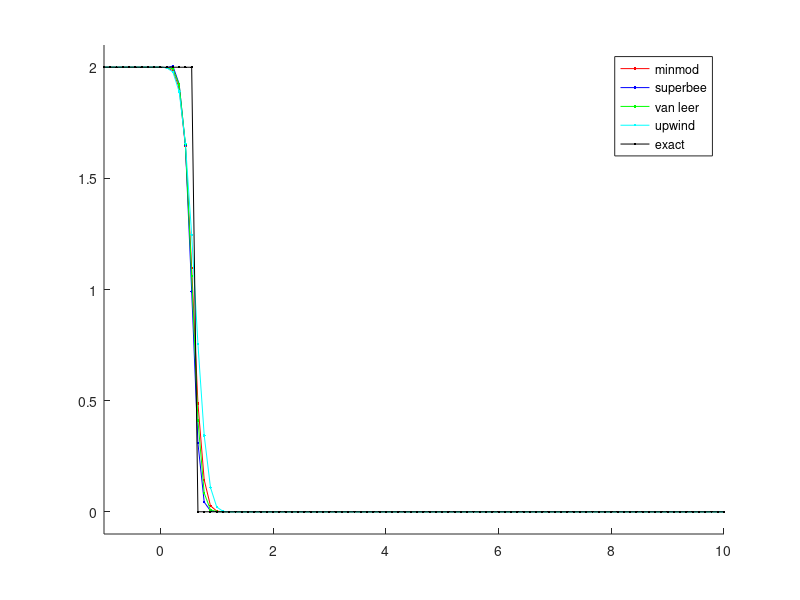
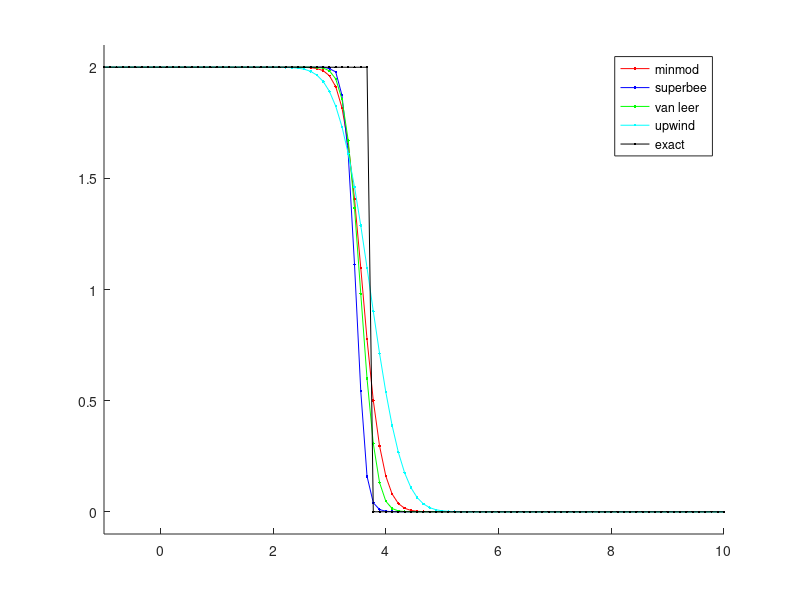
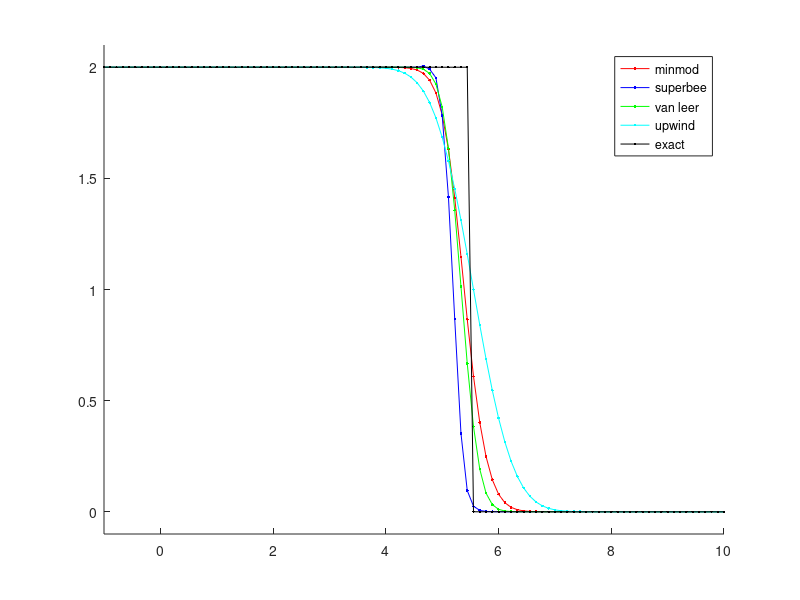

These charts were generated, in order, by the following MATLAB code:
% Problem 4
% Marty Fuhry
% 3/17/2011
% Compiled and ran using GNU Octave, version 3.2.4 configured for "x86_64-pc-linux-gnu".

%%%%%%%%%%%%%%%%%%%%%%%%%%%%%%%%%%%%%%%%%%%%%%%%%%%%%%%%%%%%%%%%%%%%%%%%%%%%%%%%
% Write a finite volume code for linear advection with constant a=1            %
%  u_t + a u_x = 0                                                             %
% and compare the performance of upwinding and Lax-Wendroff                    %
%  F = au_j-1^n + a/2 (1-mu)(u_j^n - u_j-1^n)                                  %
% using flux limiters minmod                                                   %
%  max(0, min(1, r))                                                           %
% superbee                                                                     %
%  max(0, min(1, 2r), min(2, r))                                               %
% and Van Leer                                                                 %
%  (r + abs(r))/(1 + abs(r))                                                   %
% How do these compare (see paper)?                                            %
%%%%%%%%%%%%%%%%%%%%%%%%%%%%%%%%%%%%%%%%%%%%%%%%%%%%%%%%%%%%%%%%%%%%%%%%%%%%%%%%

% Octave is dumb; tell it this is not a function file
1;

function [C] = minmod(r)
    m = size(r)(1);
    C = zeros(m,1);
    for k = 1:m
        C(k) = max(0, min(1,r(k)));
    endfor
endfunction

function [C] = superbee(r)
    m = size(r)(1);
    C = zeros(m,1);
    for k = 1:m
        C(k) = max([0, min(1,2*r(k)), min(2,r(k))]);
    endfor
endfunction

function [C] = vanleer(r)
    C = (r + abs(r))./(1 + abs(r));
endfunction

% set up some PDE variables
m = 100;
a = -1;
b = 10;

% discretize the grid
dx = (b - a) / (m - 1);
x = [a:dx:b]';
dt = 0.5*dx;
timesteps = (b-a)/dt; 
mu = dt/dx;

% initial conditions
u = zeros(m,1);
u_l = 2;
u_r = 0;
for j = 1:m
    if x(j) <= 0
        u(j) = u_l;
    else
        u(j) = u_r;
    endif
endfor

% set each seperate methods initial conditions
uminmod   = u;
usuperbee = u;
uvanleer  = u;
uupwind   = u;
uexact    = u;

% set left flux matrices
A_left = diag(ones(m,1)) - diag(ones(m-1,1),-1);
A_left(1,1) = 0;
B_left = diag(ones(m-1,1), -1);
B_left(1,1) = 1;

% set right flux matrices
A_right = diag(ones(m-1,1),1) - diag(ones(m,1));
A_right(m,m) = 0;
B_right = diag(ones(m,1));

A = diag(ones(m-1,1),-1) - diag(ones(m-2,1),-2);
B = diag(ones(m,1)) - diag(ones(m-1,1),-1);

% start the FV method
for t = 1:timesteps
    %%%%%%%%%%%%%%%%%%%%%%%%%%%%%%%%%%%%%%%%%%%%%%
    % minmod                                     %
    %%%%%%%%%%%%%%%%%%%%%%%%%%%%%%%%%%%%%%%%%%%%%%
        %%%%%%%%%%%%%%%%%%%%%%%
        % get ratios          %
        %%%%%%%%%%%%%%%%%%%%%%%
        r1 = A*uminmod;
        r2 = B*uminmod;
        r2(r2 == 0) = 1e-10;
        r = r1./r2;

        %%%%%%%%%%%%%%%%%%%%%%%
        % flux calculation    %
        %%%%%%%%%%%%%%%%%%%%%%%
        Fl_low  = B_left*uminmod;
        Fl_high = B_left*uminmod + 0.5*(1 - mu)*A_left*uminmod;

        Fr_low  = B_right*uminmod;
        Fr_high = B_right*uminmod + 0.5*(1 - mu)*A_right*uminmod;

        %%%%%%%%%%%%%%%%%%%%%%%
        % update u            %
        %%%%%%%%%%%%%%%%%%%%%%%
        C = minmod(r);
        F_left  = Fl_low + C.*(Fl_high - Fl_low);
        F_right = Fr_low + C.*(Fr_high - Fr_low);
        F = F_right - F_left;
        uminmod = uminmod - mu*F;

    %%%%%%%%%%%%%%%%%%%%%%%%%%%%%%%%%%%%%%%%%%%%%%
    % superbee                                   %
    %%%%%%%%%%%%%%%%%%%%%%%%%%%%%%%%%%%%%%%%%%%%%%
        %%%%%%%%%%%%%%%%%%%%%%%
        % get ratios          %
        %%%%%%%%%%%%%%%%%%%%%%%
        r1 = A*usuperbee;
        r2 = B*usuperbee;
        r2(r2 == 0) = 1e-10;
        r = r1./r2;

        %%%%%%%%%%%%%%%%%%%%%%%
        % flux calculation    %
        %%%%%%%%%%%%%%%%%%%%%%%
        Fl_low  = B_left*usuperbee;
        Fl_high = B_left*usuperbee + 0.5*(1 - mu)*A_left*usuperbee;

        Fr_low  = B_right*usuperbee;
        Fr_high = B_right*usuperbee + 0.5*(1 - mu)*A_right*usuperbee;

        %%%%%%%%%%%%%%%%%%%%%%%
        % update u            %
        %%%%%%%%%%%%%%%%%%%%%%%
        C = superbee(r);
        F_left  = Fl_low + C.*(Fl_high - Fl_low);
        F_right = Fr_low + C.*(Fr_high - Fr_low);
        F = F_right - F_left;
        usuperbee = usuperbee - mu*F;

    %%%%%%%%%%%%%%%%%%%%%%%%%%%%%%%%%%%%%%%%%%%%%%
    % van leer                                   %
    %%%%%%%%%%%%%%%%%%%%%%%%%%%%%%%%%%%%%%%%%%%%%%
        %%%%%%%%%%%%%%%%%%%%%%%
        % get ratios          %
        %%%%%%%%%%%%%%%%%%%%%%%
        r1 = A*uvanleer;
        r2 = B*uvanleer;
        r2(r2 == 0) = 1e-10;
        r = r1./r2;

        %%%%%%%%%%%%%%%%%%%%%%%
        % flux calculation    %
        %%%%%%%%%%%%%%%%%%%%%%%
        Fl_low  = B_left*uvanleer;
        Fl_high = B_left*uvanleer + 0.5*(1 - mu)*A_left*uvanleer;

        Fr_low  = B_right*uvanleer;
        Fr_high = B_right*uvanleer + 0.5*(1 - mu)*A_right*uvanleer;

        %%%%%%%%%%%%%%%%%%%%%%%
        % update u            %
        %%%%%%%%%%%%%%%%%%%%%%%
        C = vanleer(r);
        F_left  = Fl_low + C.*(Fl_high - Fl_low);
        F_right = Fr_low + C.*(Fr_high - Fr_low);
        F = F_right - F_left;
        uvanleer = uvanleer - mu*F;

    %%%%%%%%%%%%%%%%%%%%%%%%%%%%%%%%%%%%%%%%%%%%%%
    % upwinding                                  %
    %%%%%%%%%%%%%%%%%%%%%%%%%%%%%%%%%%%%%%%%%%%%%%
        %%%%%%%%%%%%%%%%%%%%%%%
        % flux calculation    %
        %%%%%%%%%%%%%%%%%%%%%%%
        Fl_low  = B_left*uupwind;
        Fl_high = B_left*uupwind + 0.5*(1 - mu)*A_left*uupwind;

        Fr_low  = B_right*uupwind;
        Fr_high = B_right*uupwind + 0.5*(1 - mu)*A_right*uupwind;

        %%%%%%%%%%%%%%%%%%%%%%%
        % update u            %
        %%%%%%%%%%%%%%%%%%%%%%%
        C = zeros(size(r));
        F_left  = Fl_low + C.*(Fl_high - Fl_low);
        F_right = Fr_low + C.*(Fr_high - Fr_low);
        F = F_right - F_left;
        uupwind = uupwind - mu*F;

    %%%%%%%%%%%%%%%%%%%%%%%%%%%%%%%%%%%%%%%%%%%%%%
    % exact solution                             %
    %%%%%%%%%%%%%%%%%%%%%%%%%%%%%%%%%%%%%%%%%%%%%%
    for j = 1:m
        if x(j) <= dt*t
            uexact(j) = u_l;
        else
            uexact(j) = u_r;
        endif
    endfor
    
    %%%%%%%%%%%%%%%%%%%%%%%%%%%%%%%%%%%%%%%%%%%%%%
    % plot solutions                             %
    %%%%%%%%%%%%%%%%%%%%%%%%%%%%%%%%%%%%%%%%%%%%%%
    hold on
    plot(x, uminmod, 'r.-'); 
    plot(x, usuperbee, 'b.-'); 
    plot(x, uvanleer, 'g.-'); 
    plot(x, uupwind, 'c.-'); 
    plot(x, uexact, 'k.-'); 
    legend("minmod", "superbee", "van leer", "upwind", "exact");
    axis([a,b,u_r-0.1,u_l+0.1])
    drawnow
    if t == 10
        print "-S640,480" prob4-1.png
    elseif t == timesteps/3
        print "-S640,480" prob4-2.png
    elseif t == timesteps/2
        print "-S640,480" prob4-3.png
    endif
    clf;
endfor
input("Press any key to continue.");
